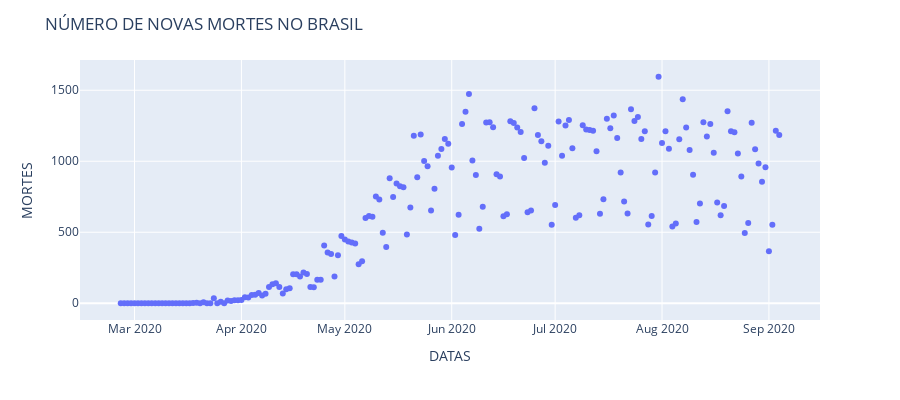

The code cell stored with this chart in its notebook:
### Code cell
disp = px.scatter(x=covid_brasil.date, y=covid_brasil.new_deaths)
disp.update_layout(width= 900, height = 400, title_text = 'NÚMERO DE NOVAS MORTES NO BRASIL')
disp.update_xaxes(title= 'DATAS')
disp.update_yaxes(title= 'MORTES')
disp.show()

### Figure 1 — Plotly figure (JSON) as saved in the notebook; plotly's stock layout.template omitted (floating-point values rounded to 4 significant figures; data arrays with more than 128 entries replaced by an {"elided": "..."} marker saying what was removed)
{"data": [{"hovertemplate": "x=%{x}<br>y=%{y}<extra></extra>", "legendgroup": "", "marker": {"color": "#636efa", "symbol": "circle"}, "mode": "markers", "name": "", "orientation": "v", "showlegend": false, "type": "scatter", "x": {"elided": "192 str values"}, "xaxis": "x", "y": {"elided": "192 int values"}, "yaxis": "y"}], "layout": {"height": 400, "legend": {"tracegroupgap": 0}, "margin": {"t": 60}, "title": {"text": "NÚMERO DE NOVAS MORTES NO BRASIL"}, "width": 900, "xaxis": {"anchor": "y", "domain": [0, 1], "title": {"text": "DATAS"}}, "yaxis": {"anchor": "x", "domain": [0, 1], "title": {"text": "MORTES"}}}}
